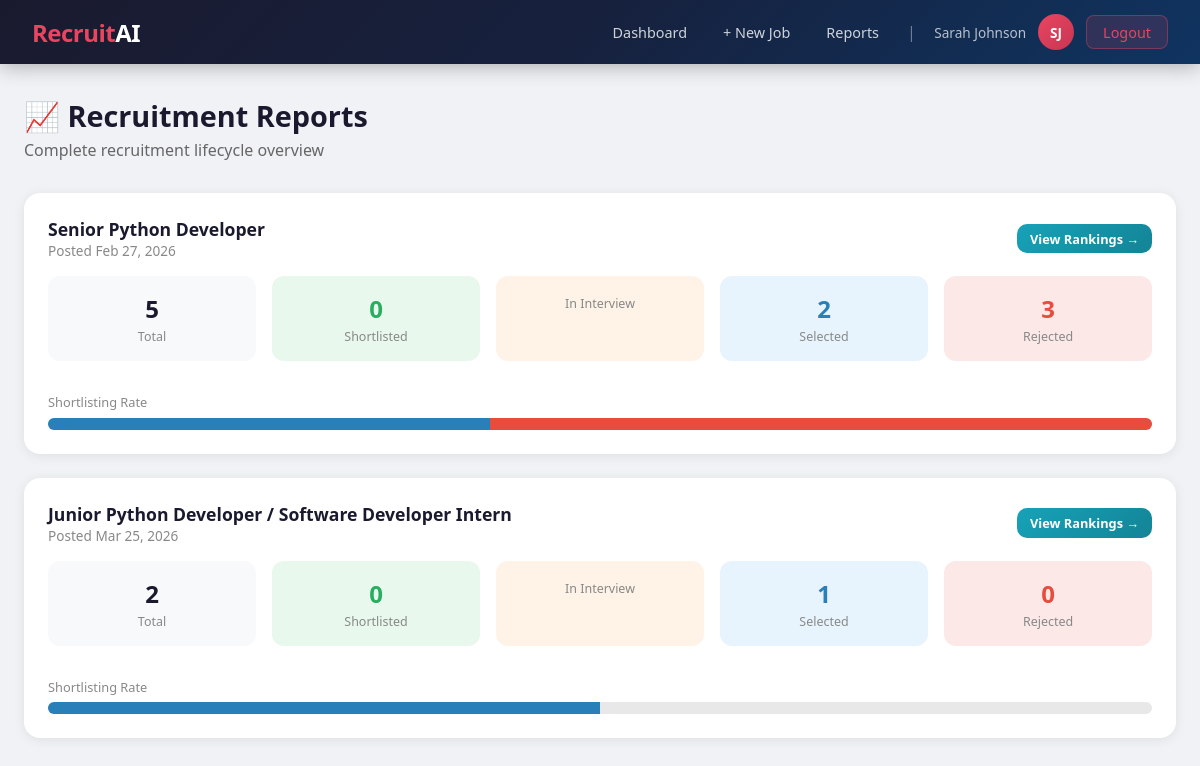
Page /hr/reports/ (signed in) on the earlier database version.
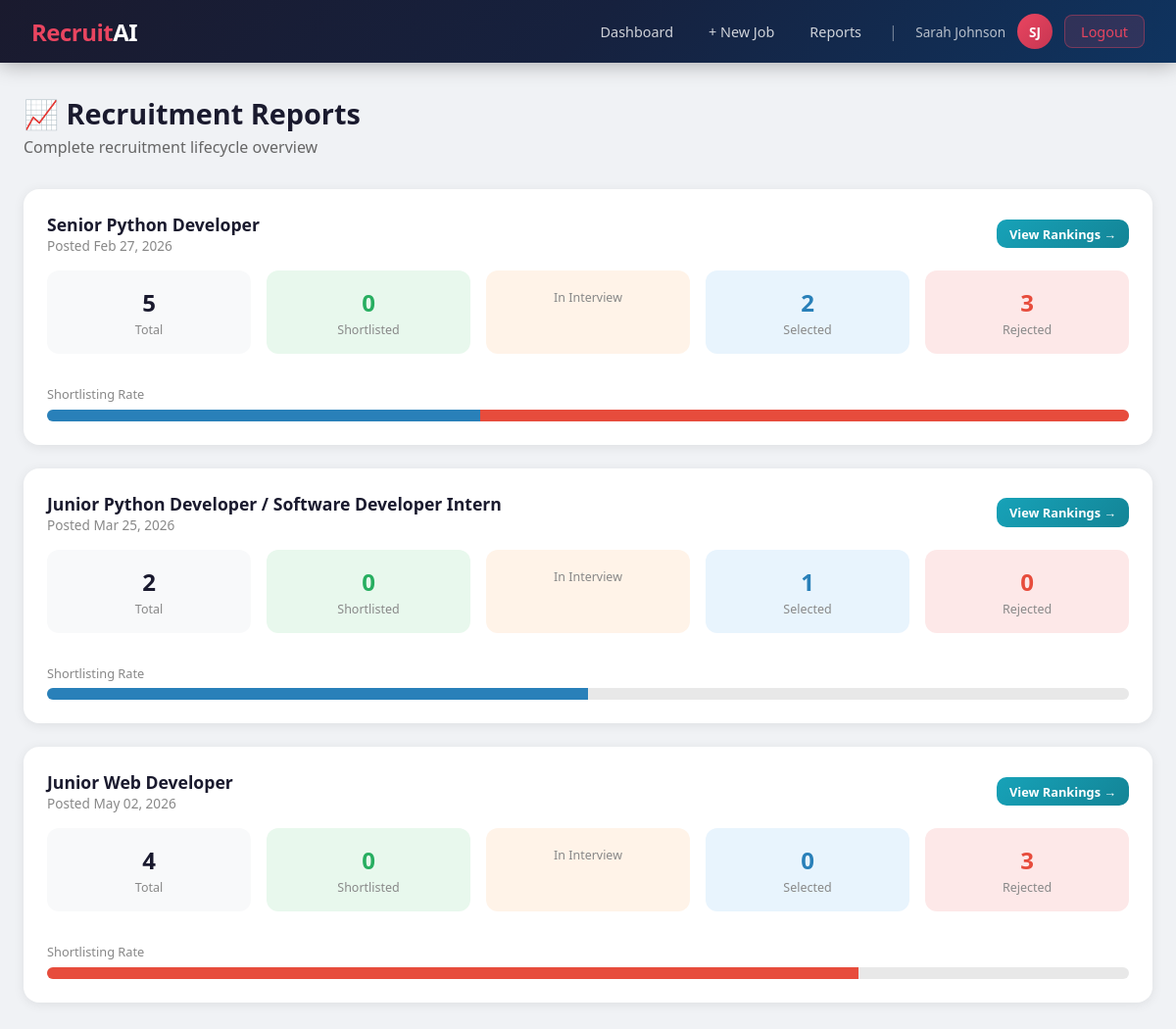
Same page on the later database version.
### core/models.py (models this page shows, shortened)
class Job(models.Model):
    hr = models.ForeignKey(
        User,
        on_delete=models.CASCADE,
        related_name='jobs'
    )
    title = models.CharField(
        max_length=200
    )
    required_skills = models.TextField(
        help_text="Comma-separated skills"
    )
    required_experience = models.CharField(
        max_length=100
    )
    description = models.TextField()
    start_date = models.DateField(
        null=True,
        blank=True
    )
    end_date = models.DateField(
        null=True,
        blank=True
    )
    created_at = models.DateTimeField(
        auto_now_add=True
    )
    updated_at = models.DateTimeField(
        auto_now=True
    )

### core/views.py (the view)
    @login_required
    def wrapper(request, *args, **kwargs):
        if not hasattr(request.user, 'profile') or not request.user.profile.is_hr():
            messages.error(request, "Access denied. HR only.")
            return redirect('dashboard')
        return func(request, *args, **kwargs)

### core/models.py (called while the page is built)
    def is_hr(self):
        return self.role == 'hr'

### core/views.py (called while the page is built)
def require_hr(func):
    @login_required
    def wrapper(request, *args, **kwargs):
        if not hasattr(request.user, 'profile') or not request.user.profile.is_hr():
            messages.error(request, "Access denied. HR only.")
            return redirect('dashboard')
        return func(request, *args, **kwargs)
    wrapper.__name__ = func.__name__
    return wrapper

@require_hr
def hr_reports(request):
    jobs = Job.objects.filter(hr=request.user)
    report_data = []
    for job in jobs:
        apps = job.applications.all()
        report_data.append({
            'job': job,
            'total': apps.count(),
            'shortlisted': apps.filter(status='shortlisted').count(),
            'technical_attended': apps.filter(technical_attended=True).count(),
            'hr_attended': apps.filter(hr_attended=True).count(),
            'selected': apps.filter(status='selected').count(),
            'rejected': apps.filter(status__in=['not_shortlisted', 'rejected']).count(),
        })
    return render(request, 'core/hr_reports.html', {'report_data': report_data})

### core/templates/core/hr_reports.html (shortened to what this page needs)
{% extends 'core/base.html' %}
{% block content %}
<div class="container">
    <div class="page-header">
        <h1>📈 Recruitment Reports</h1>
        <p>Complete recruitment lifecycle overview</p>
    </div>
    {% for data in report_data %}
    <div class="card">
        <div style="display:flex; justify-content:space-between; align-items:center; margin-bottom:1rem; flex-wrap:wrap; gap:1rem;">
            <div>
                <div style="font-size:1.1rem; font-weight:700; color:#1a1a2e;">{{ data.job.title }}</div>
                <div style="color:#888; font-size:0.85rem;">Posted {{ data.job.created_at|date:"M d, Y" }}</div>
            </div>
            <a href="{% url 'job_applicants' data.job.pk %}" class="btn btn-info btn-sm">View Rankings →</a>
        </div>
        <div class="stats-grid" style="grid-template-columns: repeat(5, 1fr);">
            <div style="text-align:center; padding:1rem; background:#f8f9fa; border-radius:12px;">
                <div style="font-size:1.5rem; font-weight:800; color:#1a1a2e;">{{ data.total }}</div>
                <div style="font-size:0.78rem; color:#888; margin-top:0.2rem;">Total</div>
            </div>
            <div style="text-align:center; padding:1rem; background:#e8f8ed; border-radius:12px;">
                <div style="font-size:1.5rem; font-weight:800; color:#27ae60;">{{ data.shortlisted }}</div>
                <div style="font-size:0.78rem; color:#888; margin-top:0.2rem;">Shortlisted</div>
            </div>
            <div style="text-align:center; padding:1rem; background:#fff3e8; border-radius:12px;">
                <div style="font-size:0.78rem; color:#888; margin-top:0.2rem;">In Interview</div>
            </div>
            <div style="text-align:center; padding:1rem; background:#e8f4fd; border-radius:12px;">
                <div style="font-size:1.5rem; font-weight:800; color:#2980b9;">{{ data.selected }}</div>
                <div style="font-size:0.78rem; color:#888; margin-top:0.2rem;">Selected</div>
            </div>
            <div style="text-align:center; padding:1rem; background:#fde8e8; border-radius:12px;">
                <div style="font-size:1.5rem; font-weight:800; color:#e74c3c;">{{ data.rejected }}</div>
                <div style="font-size:0.78rem; color:#888; margin-top:0.2rem;">Rejected</div>
            </div>
        </div>
        {% if data.total > 0 %}
        <div style="margin-top:1rem;">
            <div style="font-size:0.8rem; color:#888; margin-bottom:0.4rem;">Shortlisting Rate</div>
            <div style="display:flex; gap:0; height:12px; border-radius:6px; overflow:hidden; background:#e8e8e8;">
                {% if data.selected > 0 %}
                <div style="width:{% widthratio data.selected data.total 100 %}%; background:#2980b9;"></div>
                {% endif %}
                {% if data.rejected > 0 %}
                <div style="width:{% widthratio data.rejected data.total 100 %}%; background:#e74c3c;"></div>
                {% endif %}
            </div>
        </div>
        {% endif %}
    </div>
    {% empty %}
    <div class="card" style="text-align:center; padding:3rem;">
        <p style="color:#888;">No report data available yet.</p>
    </div>
    {% endfor %}
</div>
{% endblock %}

Differences in the rows shown:
added Job: job "Junior Web Developer", job.created_at "May 02, 2026", total "4", shortlisted "0", selected "0", rejected "3"
